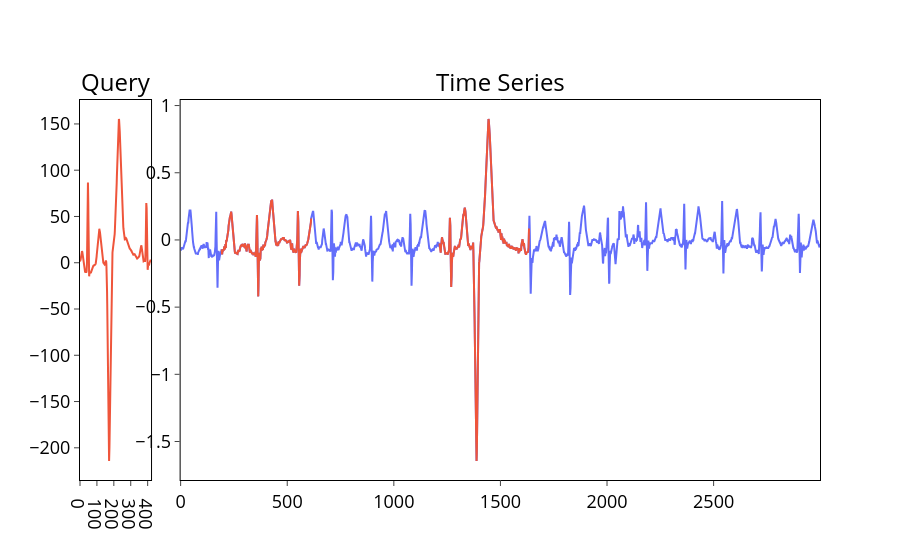

This figure's notebook cell:
### Markdown cell above
### **Задача 2.**

Проделайте такие же шаги для поиска по образцу, как и в задаче 1, но теперь вычислите профиль расстояния с помощью одной из выбранных вами версий алгоритма MASS. Для этого используйте стороннюю библиотеку *mass-ts*. Со списком всех функций, которые предоставляет данная библиотека, и их описанием вы можете ознакомиться в [репозитории библиотеки GitHub](https://github.com/matrix-profile-foundation/mass-ts).

Обратите внимание, что MASS 2 и MASS 3 возвращают профиль расстояния в виде вектора комплексных чисел. Для дальнейшей работы с профилем расстояния используйте только вещественные части комплексных чисел.

### Code cell
mass_bestmatch_results = topK_match(mts.mass(ts, query, is_normalize), excl_zone, topK)
plot_bestmatch_results(ts, query, mass_bestmatch_results)

### Figure 1 — Plotly figure (JSON) as saved in the notebook; plotly's stock layout.template omitted (floating-point values rounded to 4 significant figures; data arrays with more than 128 entries replaced by an {"elided": "..."} marker saying what was removed)
{"data": [{"line": {"color": "#EF553B"}, "type": "scatter", "x": {"elided": "421 int values"}, "xaxis": "x", "y": {"elided": "421 float values"}, "yaxis": "y"}, {"line": {"color": "#636EFA"}, "type": "scatter", "x": {"elided": "3000 int values"}, "xaxis": "x2", "y": {"elided": "3000 float values"}, "yaxis": "y2"}, {"line": {"color": "#EF553B"}, "type": "scatter", "x": {"elided": "421 int values"}, "xaxis": "x2", "y": {"elided": "421 float values"}, "yaxis": "y2"}, {"line": {"color": "#EF553B"}, "type": "scatter", "x": {"elided": "421 int values"}, "xaxis": "x2", "y": {"elided": "421 float values"}, "yaxis": "y2"}], "layout": {"annotations": [{"font": {"color": "black", "size": 24}, "showarrow": false, "text": "Query", "x": 0.048, "xanchor": "center", "xref": "paper", "y": 1, "yanchor": "bottom", "yref": "paper"}, {"font": {"color": "black", "size": 24}, "showarrow": false, "text": "Time Series", "x": 0.568, "xanchor": "center", "xref": "paper", "y": 1, "yanchor": "bottom", "yref": "paper"}], "paper_bgcolor": "rgba(0,0,0,0)", "plot_bgcolor": "rgba(0,0,0,0)", "showlegend": false, "title": {"x": 0.5}, "xaxis": {"anchor": "y", "domain": [0, 0.096], "linecolor": "#000", "linewidth": 1, "mirror": true, "showgrid": false, "tickfont": {"color": "black", "size": 18}, "ticks": "outside", "tickwidth": 1}, "xaxis2": {"anchor": "y2", "domain": [0.136, 1], "linecolor": "#000", "linewidth": 1, "mirror": true, "showgrid": false, "tickfont": {"color": "black", "size": 18}, "ticks": "outside", "tickwidth": 1}, "yaxis": {"anchor": "x", "domain": [0, 1], "linecolor": "#000", "linewidth": 1, "mirror": true, "showgrid": false, "tickfont": {"color": "black", "size": 18}, "ticks": "outside", "tickwidth": 1, "zeroline": false}, "yaxis2": {"anchor": "x2", "domain": [0, 1], "linecolor": "#000", "linewidth": 1, "mirror": true, "showgrid": false, "tickfont": {"color": "black", "size": 18}, "ticks": "outside", "tickwidth": 1, "zeroline": false}}}
